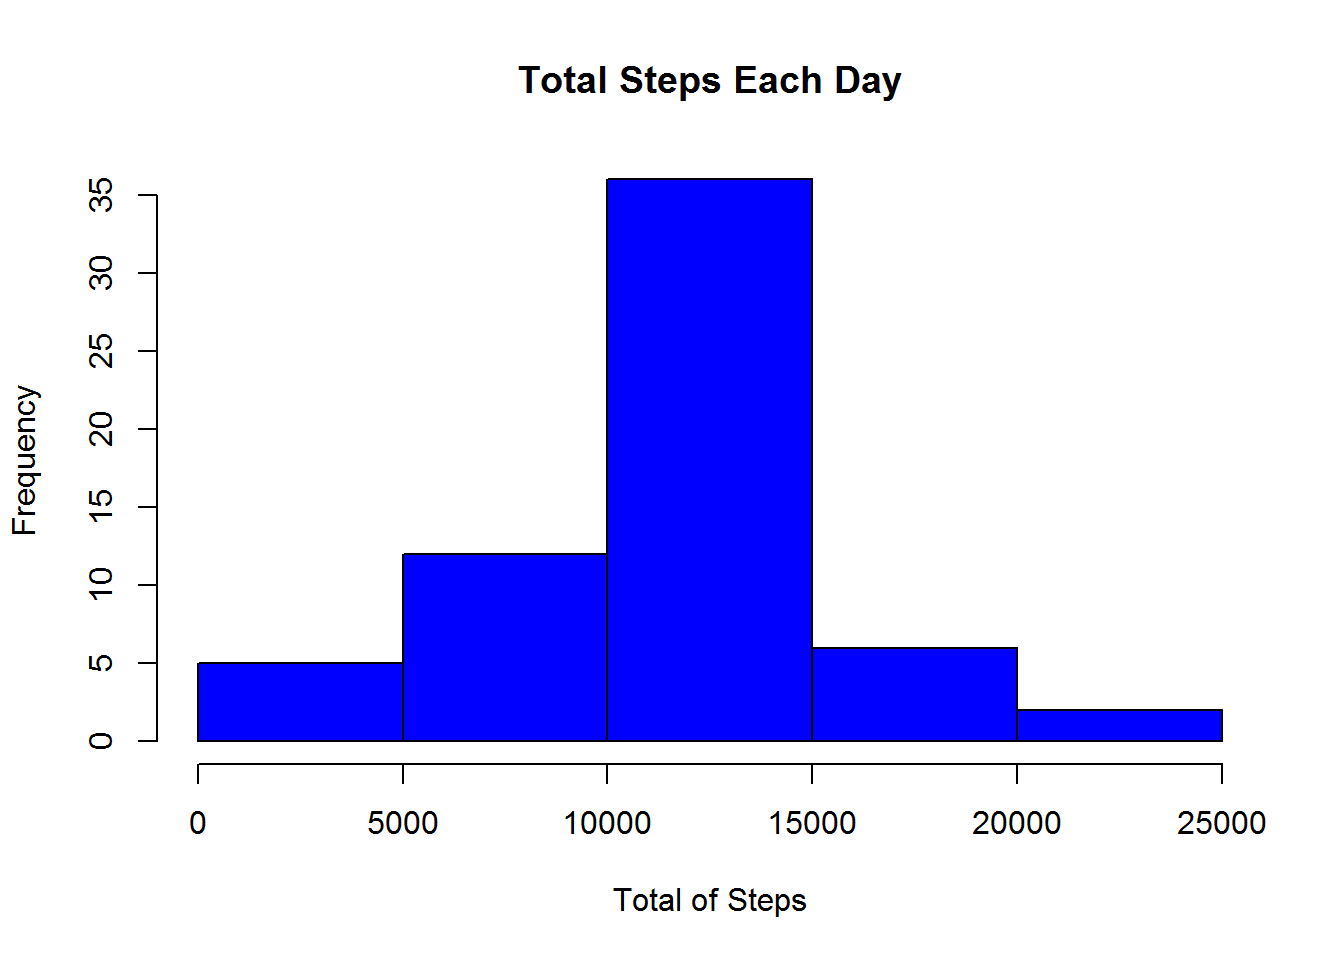

R code for this plot:
stepsInterval <- aggregate(steps ~ interval, data = df, mean, na.rm = TRUE)
interval2steps <- function(interval) {
    stepsInterval[stepsInterval$interval == interval, ]$steps
}print(paste("The total of missing data is: ", sum(!complete.cases(df)), sep = " "))
Filled <- df  # Make a new dataset with the original data
count = 0  # Count the number of data filled in
for (i in 1:nrow(Filled)) {
    if (is.na(Filled[i, ]$steps)) {
        Filled[i, ]$steps <- interval2steps(Filled[i, ]$interval)
        count = count + 1
    }
}
totalSteps2 <- aggregate(steps ~ date, data = Filled, sum)
hist(totalSteps2$steps, main = paste("Total Steps Each Day"), col="blue", xlab="Total of Steps")
